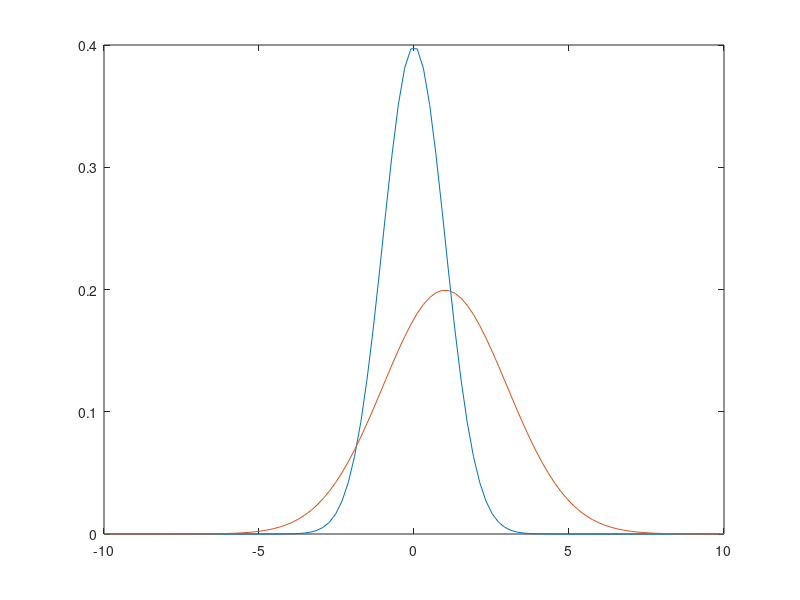

MATLAB code for this plot: (Note: this script raises an error after producing the figure.)
clc;
clear all;
%All the constants such as Mean,Prior Probablity,Standard deviations.
mu1=0;
probL1=1/2;
probL2=1/2;
sig1=1;
mu2=1;
sig2=2;

%Generating feature Vector x ranging from -10 to 10.
x1=linspace(-10,10);

%Generating Class Conditional Probablities
px_L1= normpdf(x1,mu1,sig1);
px_L2= normpdf(x1,mu2,sig2);

%Generating plot
figure(1)
plot(x1,px_L1)
hold on
plot(x1,px_L2)
hold off
%Drawing a threshold at theta=1.11
xline(1.11,':g','LineWidth',2)
title("Plot of Class Conditional PDF's P(x/L=l)")
xlabel("Feature value 'x'")
ylabel("Class Conditional PDF's")
legend({'p(x/L=1)','p(x/L=2)','Boundary Theta=1.11'},'Location','northeast')

figure(2)

%Inorder to find Posterior Probabilties We use conditional pdfs and
%Evidence p(x)

px=(px_L1.*(probL1))+(px_L2.*(probL2));
plx1=(px_L1.*(probL1))./px;
plx2=(px_L2.*(probL2))./px;

%Plotting Posterior Probablities with Boundary at Theta=0.5
plot(x1,plx1)
hold on
plot(x1,plx2)
hold off

%Drawing a threshold at theta=0.5
yline(0.5,':g','LineWidth',2)
title("Plot of Class Posterior PDF's P(L=l/x)")
xlabel("Feature value 'x'")
ylabel("Posterior PDF's")
legend({'p(L=1/x)','p(L=2/x)','Boundary Theta=0.5'},'Location','northeast')
